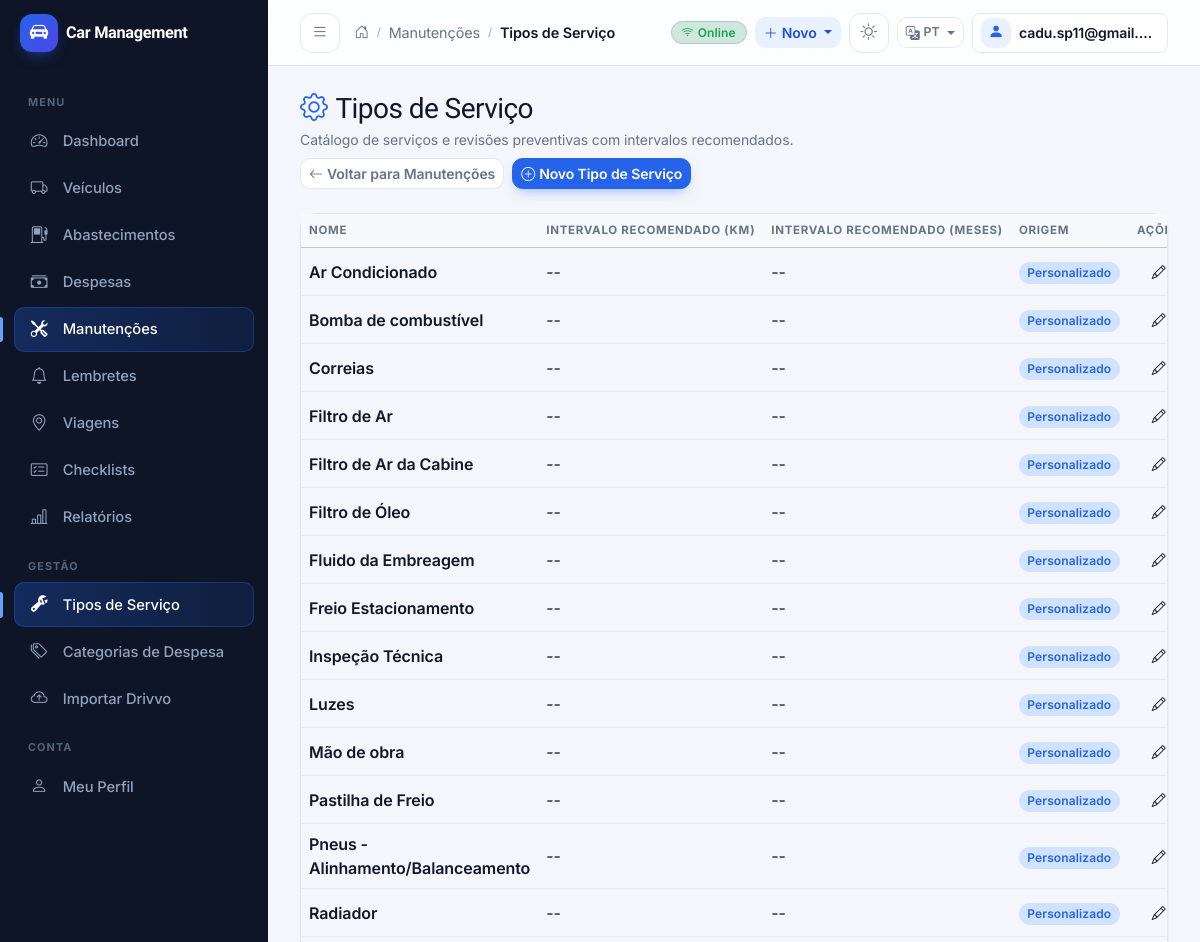
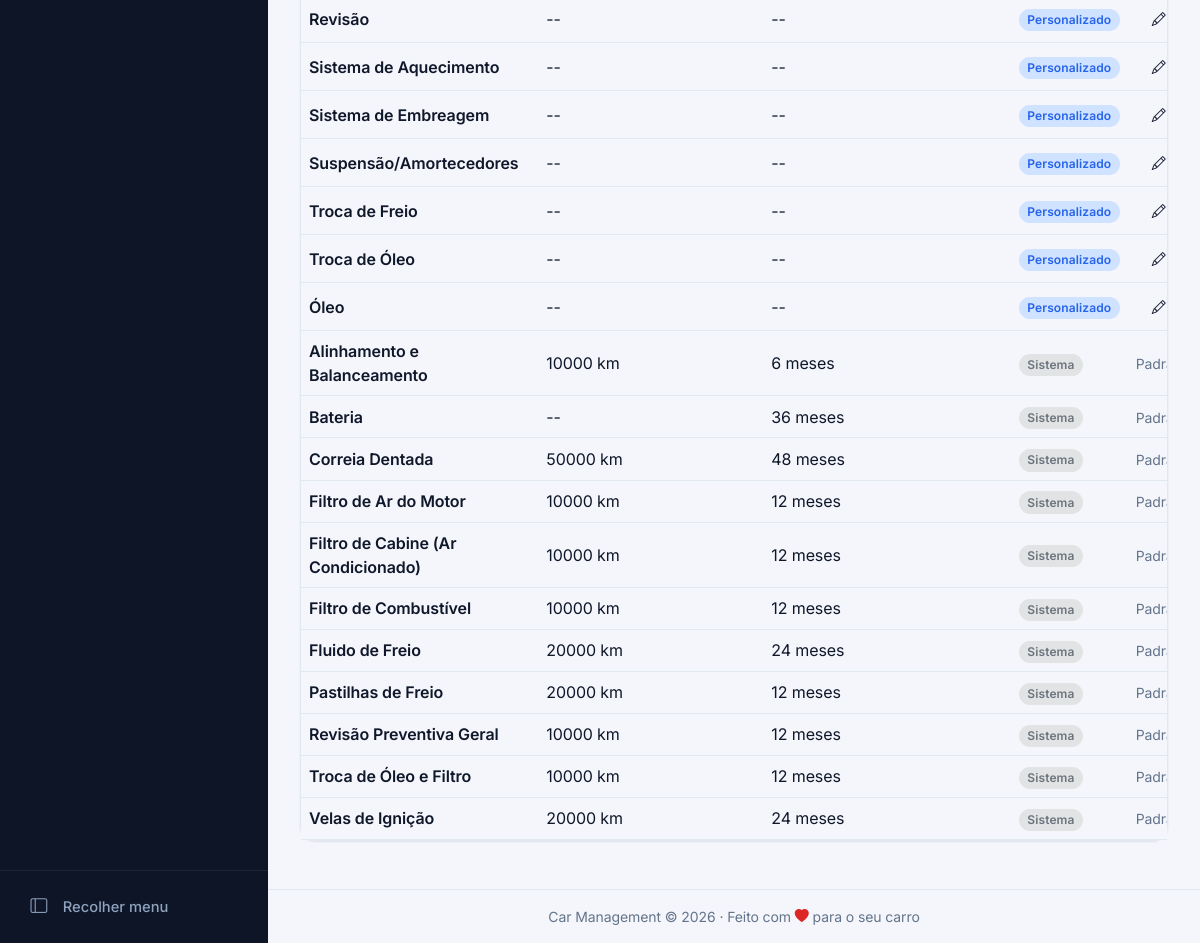
Screenshot of /maintenance/service-types/ (signed in) with the database file from the repository (2 pictures, top to bottom).
### apps/users/models.py (models this page shows, shortened)
class User(AbstractUser):
    objects = CustomUserManager()
    username = models.CharField(
        _("username"),
        max_length=150,
        unique=True,
        blank=True,
        null=True,
        help_text=_(
            "Optional. 150 characters or fewer. Letters, digits and @/./+/-/_ only."
        ),
    )
    email = models.EmailField(_("email address"), unique=True)
    USERNAME_FIELD = "email"
    REQUIRED_FIELDS = []  # Email is already required
    class Meta:
        verbose_name = _("user")
        verbose_name_plural = _("users")
        db_table = "users_user"

### apps/maintenance/models.py (models this page shows, shortened)
class ServiceType(models.Model):
    id = models.UUIDField(primary_key=True, default=uuid.uuid4, editable=False)
    user = models.ForeignKey(
        settings.AUTH_USER_MODEL,
        on_delete=models.CASCADE,
        related_name="service_types",
        verbose_name=_("user"),
        null=True,
        blank=True,
    )
    name = models.CharField(_("name"), max_length=100)
    description = models.TextField(_("description"), blank=True)
    default_interval_km = models.PositiveIntegerField(
        _("default interval (km)"),
        null=True,
        blank=True,
        help_text=_("Recommended mileage between services"),
    )
    default_interval_months = models.PositiveIntegerField(
        _("default interval (months)"),
        null=True,
        blank=True,
        help_text=_("Recommended months between services"),
    )
    is_system = models.BooleanField(_("system"), default=False)
    is_active = models.BooleanField(_("active"), default=True)
    created_at = models.DateTimeField(_("created at"), auto_now_add=True)
    class Meta:
        verbose_name = _("service type")
        verbose_name_plural = _("service types")
        db_table = "maintenance_service_type"
        ordering = ["name"]
        indexes = [
            models.Index(fields=["user", "is_active"]),
        ]

### apps/maintenance/views.py (the view)
class ServiceTypeListView(LoginRequiredMixin, ListView):
    model = ServiceType
    template_name = "maintenance/service_type_list.html"
    context_object_name = "service_types"
    def get_queryset(self):
        return ServiceType.objects.filter(
            models.Q(user=self.request.user) | models.Q(user__isnull=True),
            is_active=True,
        ).order_by("is_system", "name")

### templates/maintenance/service_type_list.html (shortened to what this page needs)
{% extends "base.html" %}
{% block breadcrumbs %}
<a href="{% url 'maintenance:list' %}">Manutenções</a>
<span class="cm-breadcrumb-sep">/</span>
<span class="current">Tipos de Serviço</span>
{% endblock %}
{% block content %}
<div class="cm-page">
    <div class="d-flex flex-wrap justify-content-between align-items-center gap-2 mb-4">
        <div>
            <h1 class="h3 mb-1"><i class="bi bi-gear me-2 text-primary"></i>Tipos de Serviço</h1>
            <p class="text-muted small mb-0">Catálogo de serviços e revisões preventivas com intervalos recomendados.</p>
        </div>
        <div class="d-flex gap-2">
            <a href="{% url 'maintenance:list' %}" class="btn btn-sm btn-outline-secondary">
                <i class="bi bi-arrow-left me-1"></i>Voltar para Manutenções
            </a>
            <a href="{% url 'maintenance:service_type_create' %}" class="btn btn-sm btn-primary">
                <i class="bi bi-plus-circle me-1"></i>Novo Tipo de Serviço
            </a>
        </div>
    </div>
    <div class="card">
        <div class="table-responsive">
            <table class="table table-hover mb-0">
                <thead class="table-light">
                    <tr>
                        <th>Nome</th>
                        <th>Intervalo Recomendado (km)</th>
                        <th>Intervalo Recomendado (meses)</th>
                        <th>Origem</th>
                        <th class="text-center">Ações</th>
                    </tr>
                </thead>
                <tbody>
                    {% for st in service_types %}
                    <tr>
                        <td class="fw-semibold">{{ st.name }}</td>
                        <td>{% if st.default_interval_km %}{{ st.default_interval_km }} km{% else %}--{% endif %}</td>
                        <td>{% if st.default_interval_months %}{{ st.default_interval_months }} meses{% else %}--{% endif %}</td>
                        <td>
                            {% if st.is_system %}
                            <span class="badge bg-secondary-subtle text-secondary">Sistema</span>
                            {% else %}
                            <span class="badge bg-primary-subtle text-primary">Personalizado</span>
                            {% endif %}
                        </td>
                        <td class="text-center">
                            {% if not st.is_system and st.user == request.user %}
                            <a href="{% url 'maintenance:service_type_update' st.id %}" class="btn btn-sm btn-icon btn-ghost-secondary" title="Editar">
                                <i class="bi bi-pencil"></i>
                            </a>
                            {% else %}
                            <span class="text-muted small">Padrão</span>
                            {% endif %}
                        </td>
                    </tr>
                    {% empty %}
                    <tr><td colspan="5" class="text-center py-4 text-muted">Nenhum tipo de serviço encontrado.</td></tr>
                    {% endfor %}
                </tbody>
            </table>
        </div>
    </div>
</div>
{% endblock %}

### templates/base.html (shortened to what this page needs)
{% load static %}
{% load django_htmx %}
{% load i18n %}
<!DOCTYPE html>
<html lang="{{ request.LANGUAGE_CODE|default:'pt-br' }}" data-bs-theme="light">
<head>
    <link href="https://cdn.jsdelivr.net/npm/bootstrap@5.3.3/dist/css/bootstrap.min.css" rel="stylesheet">
    <link href="https://cdn.jsdelivr.net/npm/bootstrap-icons@1.11.1/font/bootstrap-icons.css" rel="stylesheet">
    <link rel="stylesheet" href="{% static 'css/custom.css' %}">
</head>
<body hx-headers='{"X-CSRFToken": "{{ csrf_token }}"}'>
<div class="cm-shell">
    <aside class="cm-sidebar" id="cmSidebar" aria-label="Navegação principal">
        <div class="cm-sidebar-brand d-flex align-items-center justify-content-between">
            <div class="d-flex align-items-center gap-2">
                <span class="cm-brand-logo"><i class="bi bi-car-front-fill"></i></span>
                <span class="cm-brand-text">Car Management</span>
            </div>
        </div>
        <nav class="cm-sidebar-nav">
            <div class="cm-nav-label">Menu</div>
            <a class="cm-nav-link {% if request.resolver_match.url_name == 'home' %}active{% endif %}"
               href="{% url 'dashboard:home' %}" title="Dashboard">
                <i class="bi bi-speedometer2"></i><span>Dashboard</span>
            </a>
            <a class="cm-nav-link {% if 'vehicles' in request.path %}active{% endif %}"
               href="{% url 'vehicles:list' %}" title="Veículos">
                <i class="bi bi-truck"></i><span>Veículos</span>
            </a>
            <a class="cm-nav-link {% if 'fuel' in request.path %}active{% endif %}"
               href="{% url 'fuel:list' %}" title="Abastecimentos">
                <i class="bi bi-fuel-pump"></i><span>Abastecimentos</span>
            </a>
            <a class="cm-nav-link {% if 'expenses' in request.path and 'category' not in request.path %}active{% endif %}"
               href="{% url 'expenses:list' %}" title="Despesas">
                <i class="bi bi-cash-stack"></i><span>Despesas</span>
            </a>
            <a class="cm-nav-link {% if 'maintenance' in request.path %}active{% endif %}"
               href="{% url 'maintenance:list' %}" title="Manutenções">
                <i class="bi bi-tools"></i><span>Manutenções</span>
            </a>
            <a class="cm-nav-link {% if 'reminders' in request.path %}active{% endif %}"
               href="{% url 'reminders:list' %}" title="Lembretes">
                <i class="bi bi-bell"></i><span>Lembretes</span>
            </a>
            <a class="cm-nav-link {% if 'trips' in request.path %}active{% endif %}"
               href="{% url 'trips:list' %}" title="Viagens e Percursos">
                <i class="bi bi-geo-alt"></i><span>Viagens</span>
            </a>
            <a class="cm-nav-link {% if 'checklists' in request.path %}active{% endif %}"
               href="{% url 'checklists:list' %}" title="Checklists de Inspeção">
                <i class="bi bi-card-checklist"></i><span>Checklists</span>
            </a>
            <a class="cm-nav-link {% if 'reports' in request.path %}active{% endif %}"
               href="{% url 'reports:hub' %}" title="Relatórios e Análises">
                <i class="bi bi-bar-chart-line"></i><span>Relatórios</span>
            </a>
            <div class="cm-nav-label">Gestão</div>
            <a class="cm-nav-link {% if 'service-types' in request.path %}active{% endif %}"
               href="{% url 'maintenance:service_type_list' %}" title="Tipos de Serviço">
                <i class="bi bi-wrench-adjustable"></i><span>Tipos de Serviço</span>
            </a>
            <a class="cm-nav-link {% if 'category' in request.path %}active{% endif %}"
               href="{% url 'expenses:category_list' %}" title="Categorias de despesa">
                <i class="bi bi-tags"></i><span>Categorias de Despesa</span>
            </a>
            <a class="cm-nav-link {% if 'imports' in request.path %}active{% endif %}"
               href="{% url 'imports:import_drivvo' %}" title="Importar dados do Drivvo">
                <i class="bi bi-cloud-arrow-up"></i><span>Importar Drivvo</span>
            </a>
            <div class="cm-nav-label">Conta</div>
            <a class="cm-nav-link {% if 'profile' in request.path %}active{% endif %}"
               href="{% url 'users:profile' %}" title="Meu perfil">
                <i class="bi bi-person"></i><span>Meu Perfil</span>
            </a>
        </nav>
        <div class="cm-sidebar-footer">
            <button type="button" class="cm-nav-link w-100 border-0 bg-transparent text-start" data-sidebar-toggle title="Recolher menu">
                <i class="bi bi-layout-sidebar"></i><span class="cm-collapse-hint">Recolher menu</span>
            </button>
        </div>
    </aside>
    <div class="cm-main">
        <header class="cm-topbar">
            <div class="cm-topbar-start">
                <button type="button" class="cm-icon-btn" data-sidebar-toggle aria-label="Alternar menu">
                    <i class="bi bi-list"></i>
                </button>
                <nav class="cm-breadcrumb d-none d-md-flex" aria-label="breadcrumb">
                    <a href="{% url 'dashboard:home' %}"><i class="bi bi-house-door"></i></a>
                    <span class="cm-breadcrumb-sep">/</span>
                    {% block breadcrumbs %}<span class="current">Car Management</span>{% endblock %}
                </nav>
            </div>
            <div class="cm-topbar-end">
                <span class="cm-network-pill badge bg-success-subtle text-success border border-success-subtle" onclick="openOfflineSyncModal()" role="button" title="Status de conexão">
                    <i class="bi bi-wifi me-1"></i>Online
                </span>
                <div class="dropdown">
                    <button class="btn btn-soft btn-sm dropdown-toggle" type="button" data-bs-toggle="dropdown" aria-expanded="false">
                        <i class="bi bi-plus-lg me-1"></i>Novo
                    </button>
                </div>
                <button type="button" class="cm-icon-btn cm-theme-toggle" aria-label="Alternar tema claro/escuro" title="Alternar tema">
                    <i class="bi bi-sun cm-theme-icon-sun"></i>
                </button>
                {% get_current_language as CURRENT_LANG %}
                <div class="dropdown">
                    <button class="btn btn-sm btn-outline-secondary d-flex align-items-center gap-1 dropdown-toggle" type="button" data-bs-toggle="dropdown" aria-expanded="false" title="Selecionar idioma / Select language">
                        <i class="bi bi-translate"></i>
                        <span class="text-uppercase small fw-semibold">
                            {% if 'en' in CURRENT_LANG %}EN{% elif 'es' in CURRENT_LANG %}ES{% else %}PT{% endif %}
                        </span>
                    </button>
                </div>
                <div class="dropdown">
                    <button class="btn btn-sm d-flex align-items-center gap-2 border rounded-3 px-2 py-1" style="background:var(--cm-surface)" type="button" data-bs-toggle="dropdown" aria-expanded="false">
                        <span class="cm-avatar-sm"><i class="bi bi-person-fill"></i></span>
                        <span class="d-none d-md-inline text-truncate" style="max-width:140px">{{ user.email }}</span>
                    </button>
                </div>
            </div>
        </header>
        <main class="cm-content" id="mainContent">
            {% block content %}{% endblock %}
        </main>
        <footer class="py-3 px-4 border-top text-center small" style="color:var(--cm-text-muted)">
            <span>Car Management</span> &copy; {% now "Y" %} &middot; Feito com <i class="bi bi-heart-fill" style="color:var(--cm-danger)"></i> para o seu carro
        </footer>
    </div>
</div>
</body>
</html>

### rows the page displays
User: email "cadu.sp11@gmail.…"
ServiceType: name "Ar Condicionado", is_system "Personalizado"
ServiceType: name "Bomba de combustível", is_system "Personalizado"
ServiceType: name "Correias", is_system "Personalizado"
ServiceType: name "Filtro de Ar", is_system "Personalizado"
ServiceType: name "Filtro de Ar da Cabine", is_system "Personalizado"
ServiceType: name "Filtro de Óleo", is_system "Personalizado"
ServiceType: name "Fluido da Embreagem", is_system "Personalizado"
ServiceType: name "Freio Estacionamento", is_system "Personalizado"
ServiceType: name "Inspeção Técnica", is_system "Personalizado"
ServiceType: name "Luzes", is_system "Personalizado"
ServiceType: name "Mão de obra", is_system "Personalizado"
ServiceType: name "Pastilha de Freio", is_system "Personalizado"
ServiceType: name "Pneus - Alinhamento/Balanceamento", is_system "Personalizado"
ServiceType: name "Radiador", is_system "Personalizado"
ServiceType: name "Revisão", is_system "Personalizado"
ServiceType: name "Sistema de Aquecimento", is_system "Personalizado"
ServiceType: name "Sistema de Embreagem", is_system "Personalizado"
ServiceType: name "Suspensão/Amortecedores", is_system "Personalizado"
ServiceType: name "Troca de Freio", is_system "Personalizado"
ServiceType: name "Troca de Óleo", is_system "Personalizado"
ServiceType: name "Óleo", is_system "Personalizado"
ServiceType: name "Alinhamento e Balanceamento", default_interval_km "10000", default_interval_months "6", is_system "Sistema"
ServiceType: name "Bateria", default_interval_months "36", is_system "Sistema"
ServiceType: name "Correia Dentada", default_interval_km "50000", default_interval_months "48", is_system "Sistema"
ServiceType: name "Filtro de Ar do Motor", default_interval_km "10000", default_interval_months "12", is_system "Sistema"
ServiceType: name "Filtro de Cabine (Ar Condicionado)", default_interval_km "10000", default_interval_months "12", is_system "Sistema"
ServiceType: name "Filtro de Combustível", default_interval_km "10000", default_interval_months "12", is_system "Sistema"
ServiceType: name "Fluido de Freio", default_interval_km "20000", default_interval_months "24", is_system "Sistema"
ServiceType: name "Pastilhas de Freio", default_interval_km "20000", default_interval_months "12", is_system "Sistema"
ServiceType: name "Revisão Preventiva Geral", default_interval_km "10000", default_interval_months "12", is_system "Sistema"
ServiceType: name "Troca de Óleo e Filtro", default_interval_km "10000", default_interval_months "12", is_system "Sistema"
ServiceType: name "Velas de Ignição", default_interval_km "20000", default_interval_months "24", is_system "Sistema"
